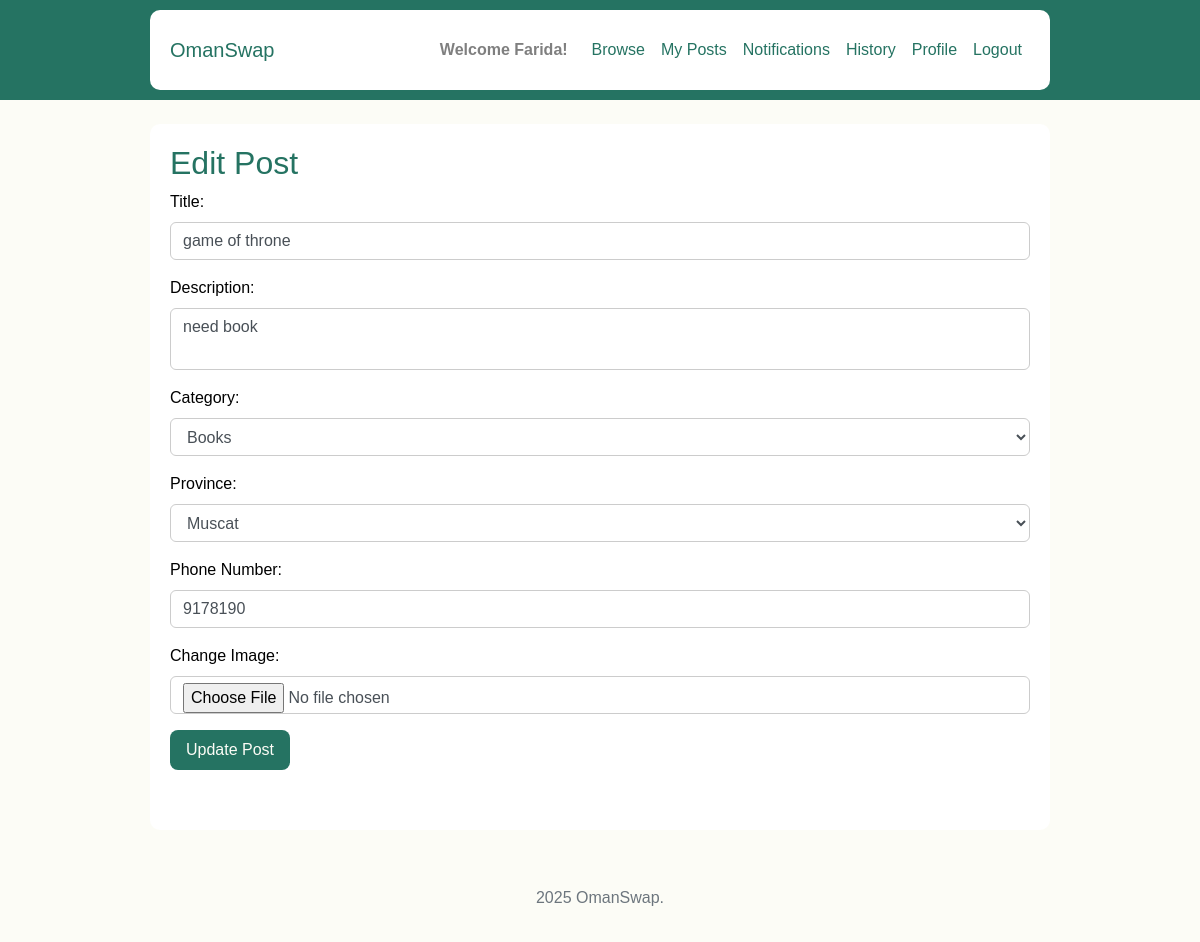
Screenshot of /edit-post/2 (signed in) with the database file from the repository.
### app/models.py (models this page shows, shortened)
class User(UserMixin, db.Model):
    id = db.Column(db.Integer, primary_key=True)
    username = db.Column(db.String(150), unique=True, nullable=False)
    password = db.Column(db.String(150), nullable=False)
    first_name = db.Column(db.String(100), nullable=False)
    last_name = db.Column(db.String(100), nullable=False)
    bio = db.Column(db.Text)
    phone_number = db.Column(db.String(20), nullable=False)
    province = db.Column(db.String(100), nullable=False)
    role = db.Column(db.String(20), default='user')
    posts = db.relationship('Post', backref='owner', lazy=True)
    exchange_requests_sent = db.relationship('ExchangeRequest', backref='proposer', lazy=True)

class Post(db.Model):
    id = db.Column(db.Integer, primary_key=True)
    title = db.Column(db.String(200), nullable=False)
    description = db.Column(db.Text, nullable=False)
    category = db.Column(db.String(100), nullable=False)
    province = db.Column(db.String(100), nullable=False)
    phone = db.Column(db.String(20), nullable=False)
    image = db.Column(db.String(200))
    status = db.Column(db.String(50), default='available')  # 'available' or 'accepted'
    user_id = db.Column(db.Integer, db.ForeignKey('user.id'), nullable=False)
    exchange_requests_received = db.relationship(
        'ExchangeRequest',
        foreign_keys='ExchangeRequest.target_post_id',
        lazy=True
    )

class Category(db.Model):
    id = db.Column(db.Integer, primary_key=True)
    name = db.Column(db.String(100), unique=True, nullable=False)

### app/routes.py (the view, shortened to what this page needs)
@main.route('/edit-post/<int:post_id>', methods=['GET', 'POST'])
@login_required
def edit_post(post_id):
    post = Post.query.get_or_404(post_id)
    if post.user_id != current_user.id:
        flash("You can only edit your own posts.")
        return redirect(url_for('main.my_posts'))
    return render_template('edit_post.html', post=post, provinces=OMAN_PROVINCES, categories = [cat.name for cat in Category.query.order_by(Category.name).all()])

### app/__init__.py (called while the page is built)
def create_app():
    app = Flask(__name__, template_folder='app/templates')
    app.config.from_object('config.Config')
    db.init_app(app)
    migrate.init_app(app, db)
    login_manager.init_app(app)
    login_manager.login_view = 'main.login'
    @login_manager.user_loader
    def load_user(user_id):
        return User.query.get(int(user_id))
    from .routes import main
    app.register_blueprint(main)
    with app.app_context():
        from .models import Category
        if not Category.query.filter_by(name="Other").first():
            db.session.add(Category(name="Other"))
            db.session.commit()
    return app

### app/templates/edit_post.html
{% extends 'base.html' %}
{% block content %}
<h2>Edit Post</h2>
<form method="POST" enctype="multipart/form-data">
    <div class="form-group">
        <label>Title:</label>
        <input type="text" name="title" value="{{ post.title }}" class="form-control" required>
    </div>
    <div class="form-group">
        <label>Description:</label>
        <textarea name="description" class="form-control" required>{{ post.description }}</textarea>
    </div>
    <div class="form-group">
        <label>Category:</label>
        <select name="category" class="form-control" required>
            {% for category in categories %}
                <option value="{{ category }}" {% if category == post.category %}selected{% endif %}>{{ category }}</option>
            {% endfor %}
        </select>
    </div>
    <div class="form-group">
        <label>Province:</label>
        <select name="province" class="form-control" required>
            {% for province in provinces %}
                <option value="{{ province }}" {% if province == post.province %}selected{% endif %}>{{ province }}</option>
            {% endfor %}
        </select>
    </div>
    <div class="form-group">
        <label>Phone Number:</label>
        <input type="text" name="phone" value="{{ post.phone }}" class="form-control" required>
    </div>
    <div class="form-group">
        <label>Change Image:</label>
        <input type="file" name="image" class="form-control">
    </div>
    <button type="submit" class="btn btn-success">Update Post</button>
</form>
{% endblock %}

### app/templates/base.html (shortened to what this page needs)
<!DOCTYPE html>
<html lang="en">
<head>
    <link href="https://stackpath.bootstrapcdn.com/bootstrap/4.5.2/css/bootstrap.min.css" rel="stylesheet">
    <link href="{{ url_for('static', filename='css/style.css') }}" rel="stylesheet">
</head>
<body>
    <nav class="navbar navbar-expand-lg navbar-light bg-light">
        <div class="container">
            <a class="navbar-brand" href="{{ url_for('main.home') }}">OmanSwap</a>
            <div class="collapse navbar-collapse">
                <ul class="navbar-nav ml-auto">
                    {% if current_user.is_authenticated %}
                        <li class="nav-item">
                            <span class="navbar-text font-weight-bold mr-3">Welcome {{ current_user.username }}!</span>
                        </li>
                        <li class="nav-item"><a class="nav-link" href="{{ url_for('main.dashboard') }}">Browse</a></li>
                        <li class="nav-item"><a class="nav-link" href="{{ url_for('main.my_posts') }}">My Posts</a></li>
                        <li class="nav-item"><a class="nav-link" href="{{ url_for('main.notifications') }}">Notifications</a></li>
                        <li class="nav-item"><a class="nav-link" href="{{ url_for('main.history') }}">History</a></li>
                        <li class="nav-item"><a class="nav-link" href="{{ url_for('main.profile') }}">Profile</a></li>
                        <li class="nav-item"><a class="nav-link" href="{{ url_for('main.logout') }}">Logout</a></li>
                    {% else %}
                        <li class="nav-item"><a class="nav-link" href="{{ url_for('main.login') }}">Login</a></li>
                        <li class="nav-item"><a class="nav-link" href="{{ url_for('main.register') }}">Register</a></li>
                    {% endif %}
                </ul>
            </div>
        </div>
    </nav>
    <div class="container mt-4">
        {% block content %}{% endblock %}
    </div>
    <footer class="text-center py-3">
        <p> 2025 OmanSwap.</p>
    </footer>
</body>
</html>

### app/static/css/style.css (style rules this page uses)
html, body { height: 100%; margin: 0; font-family: Arial, sans-serif; background-color: #fcfcf6; color: #000; overflow-x: hidden; overflow-y: auto; }
.container { max-width: 900px; margin: auto; padding: 20px; background-color: #fff; border-radius: 10px; }
.navbar { background-color: #257362 !important; padding: 10px 20px; }
.navbar-brand, .navbar-nav .nav-link { color: #257362 !important; }
.nav-item a.nav-link { padding: 8px 14px; border-radius: 6px; color: #257362 !important; transition: 0.2s; }
.btn, button { background-color: #257362; color: #fcfcf6; border: none; border-radius: 8px; padding: 8px 16px; transition: background-color 0.3s ease; }
.form-control { border-radius: 6px; border: 1px solid #ccc; }
textarea.form-control { resize: none; }
form { margin-bottom: 40px; }
footer { text-align: center; padding: 15px; background-color: #fcfcf6; color: #6c757d; margin-top: 40px; }
h1, h2, h3, h4, h5 { color: #257362; }

### rows the page displays
User: username "Farida"
Post: title "game of throne", description "need book", category "Books", province "Muscat", phone "9178190"
